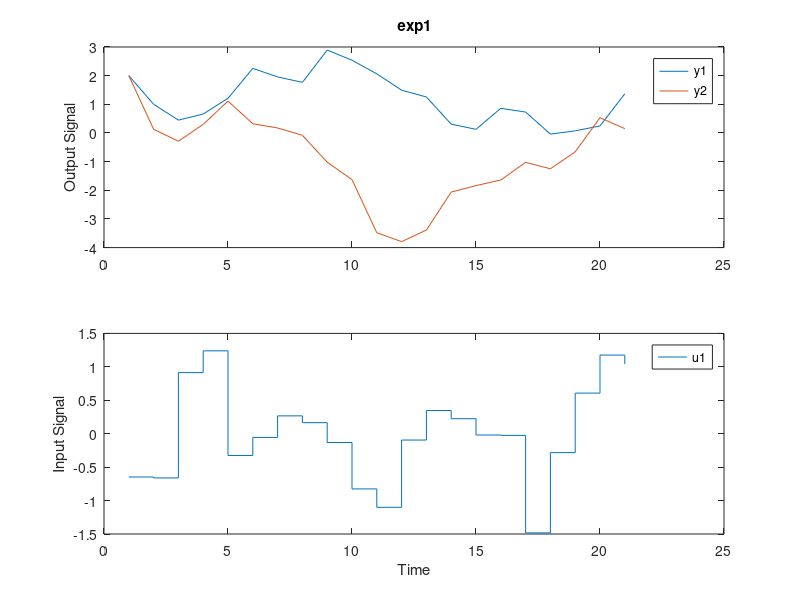

Source code (MATLAB): (Note: this script raises an error after producing the figure.)
clear; close all; clc; 
Ts = 1;
N = 20;
M = 10;
rng(100);
A = [0.9 0.1; -0.2 0.8]; 
B = [0.5; 0.5];

dx = [];
du = [];
for k = 1:M
    x = zeros(2, N+1);
    u = randn(1, N+1);
    x(:, 1) = [2; 2];
    for kk = 1:N
        x(:, kk+1) = A*x(:, kk) + B*u(:, kk) + 0.5*randn(2, 1);
    end
    dx = [dx; x'];
    du = [du; u'];
    d{k} = iddata(x', u', Ts);
end

d_all = d{1};
for k = 2:M
    d_all = merge(d_all, d{k});
end

batch_index = 0:21:210;
u = du; y = dx; node_number = 10; learning_rate = 0.2; plot_bool = true;

%%
figure;
plot(d{1});

nx = 2;
sys1 = n4sid(d{1}, nx);
sys_all = n4sid(d_all, nx);

figure; 
compare(d{1}, sys1)

figure; 
compare(d_all, sys_all)

norm(sys1.A - A)
norm(sys_all.A - A)
